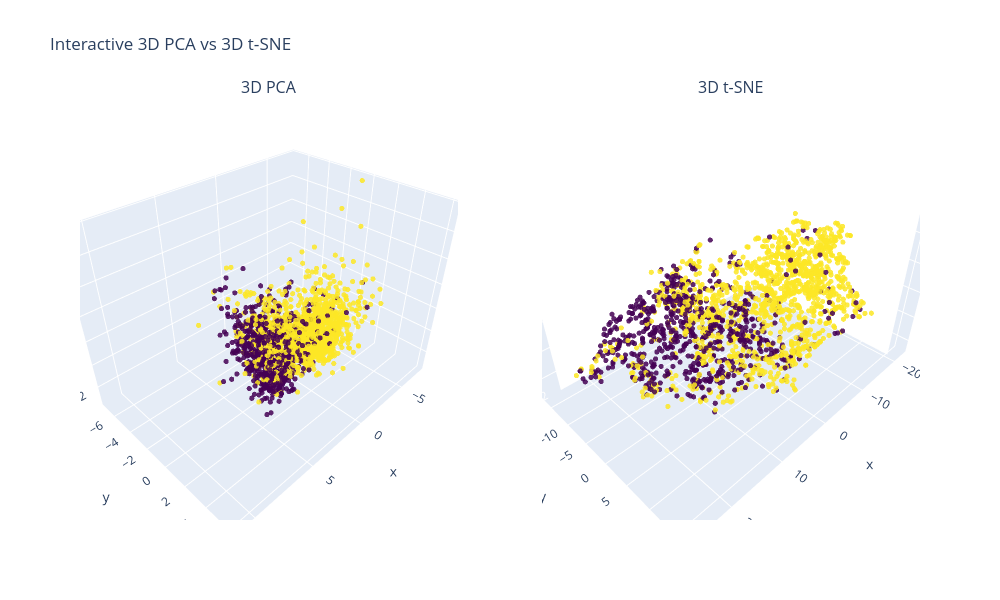

The cell this chart's notebook holds for it:
### Code cell
import plotly.graph_objects as go
from sklearn.decomposition import PCA
from sklearn.manifold import TSNE
from sklearn.preprocessing import StandardScaler
import pandas as pd

#---------------------------------------
# Standardize data
#---------------------------------------
scaler = StandardScaler()
scaled = scaler.fit_transform(x_reduced_2)

#---------------------------------------
# 3D PCA
#---------------------------------------
pca = PCA(n_components=3)
pca3 = pca.fit_transform(scaled)

pca_df = pd.DataFrame(pca3, columns=['PC1','PC2','PC3'])

#---------------------------------------
# 3D t-SNE
#---------------------------------------
tsne = TSNE(n_components=3, perplexity=30, learning_rate=200, n_iter=1000)
tsne3 = tsne.fit_transform(scaled)

tsne_df = pd.DataFrame(tsne3, columns=['TSNE1','TSNE2','TSNE3'])

#---------------------------------------
# Plotly figure with 2 subplots
#---------------------------------------
from plotly.subplots import make_subplots

fig = make_subplots(
    rows=1, cols=2,
    specs=[[{'type': 'scene'}, {'type': 'scene'}]],
    subplot_titles=("3D PCA", "3D t-SNE")
)

# --- PCA ---
fig.add_trace(
    go.Scatter3d(
        x=pca_df['PC1'],
        y=pca_df['PC2'],
        z=pca_df['PC3'],
        mode='markers',
        marker=dict(
            size=3,
            color=y,      # colors by class
            colorscale='Viridis',
            opacity=0.85
        )
    ),
    row=1, col=1
)

# --- t‑SNE ---
fig.add_trace(
    go.Scatter3d(
        x=tsne_df['TSNE1'],
        y=tsne_df['TSNE2'],
        z=tsne_df['TSNE3'],
        mode='markers',
        marker=dict(
            size=3,
            color=y,
            colorscale='Viridis',
            opacity=0.85
        )
    ),
    row=1, col=2
)

fig.update_layout(
    height=600,
    width=1000,
    showlegend=False,
    title="Interactive 3D PCA vs 3D t‑SNE"
)

fig.show()

### Figure 1 — Plotly figure (JSON) as saved in the notebook; plotly's stock layout.template omitted (floating-point values rounded to 4 significant figures; data arrays with more than 128 entries replaced by an {"elided": "..."} marker saying what was removed)
{"data": [{"marker": {"color": {"elided": "2019 int values"}, "colorscale": [[0, "#440154"], [0.1111, "#482878"], [0.2222, "#3e4989"], [0.3333, "#31688e"], [0.4444, "#26828e"], [0.5556, "#1f9e89"], [0.6667, "#35b779"], [0.7778, "#6ece58"], [0.8889, "#b5de2b"], [1, "#fde725"]], "opacity": 0.85, "size": 3}, "mode": "markers", "scene": "scene", "type": "scatter3d", "x": {"elided": "2019 float values"}, "y": {"elided": "2019 float values"}, "z": {"elided": "2019 float values"}}, {"marker": {"color": {"elided": "2019 int values"}, "colorscale": [[0, "#440154"], [0.1111, "#482878"], [0.2222, "#3e4989"], [0.3333, "#31688e"], [0.4444, "#26828e"], [0.5556, "#1f9e89"], [0.6667, "#35b779"], [0.7778, "#6ece58"], [0.8889, "#b5de2b"], [1, "#fde725"]], "opacity": 0.85, "size": 3}, "mode": "markers", "scene": "scene2", "type": "scatter3d", "x": {"elided": "2019 float values"}, "y": {"elided": "2019 float values"}, "z": {"elided": "2019 float values"}}], "layout": {"annotations": [{"font": {"size": 16}, "showarrow": false, "text": "3D PCA", "x": 0.225, "xanchor": "center", "xref": "paper", "y": 1, "yanchor": "bottom", "yref": "paper"}, {"font": {"size": 16}, "showarrow": false, "text": "3D t-SNE", "x": 0.775, "xanchor": "center", "xref": "paper", "y": 1, "yanchor": "bottom", "yref": "paper"}], "height": 600, "scene": {"domain": {"x": [0, 0.45], "y": [0, 1]}}, "scene2": {"domain": {"x": [0.55, 1], "y": [0, 1]}}, "showlegend": false, "title": {"text": "Interactive 3D PCA vs 3D t‑SNE"}, "width": 1000}}
